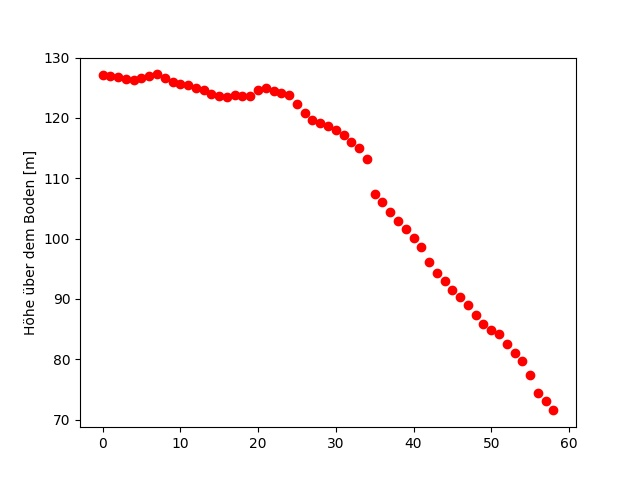
#> input picture Assesment/data_assesment/test_Altitude.jpg, 640 x 480 px
$ python -i utils_stitching.py   (imports and definitions only)
#> lines starting #> are read from the running program, lines starting #| are printed output that depends on the picture; after the words box and inside, x2 and y2 are one past the last pixel; in counts of white or black regions, pixels touching at a corner belong together
import cv2 as cv
import numpy as np


# [357 lines left out: functions DetectAndDescribe, createMatcher, matchkeypointsBF, matchkeypointsKNN, getHomography, get2dTrans and 13 more, not called in this run]


def center_image(image):
    height = image.shape[0]
#> height = 480
    width = image.shape[1]
#> width = 640
    wi = (width/2)
#> wi = 320
    he = (height/2)
#> he = 240
    image_gray = cv.cvtColor(image, cv.COLOR_RGB2GRAY)

    ret, thresh = cv.threshold(image_gray, 95, 255, 0)
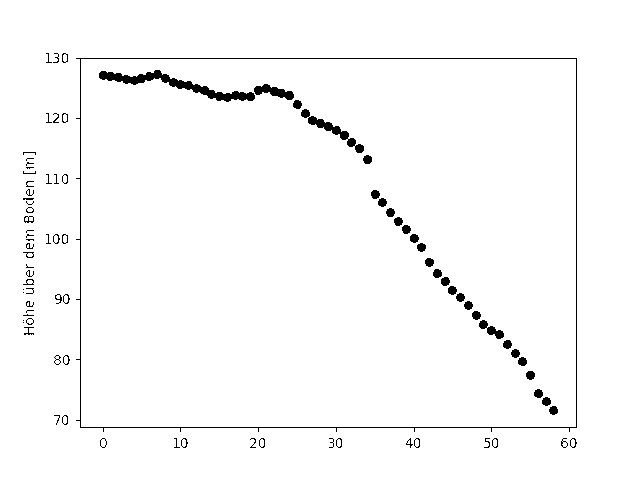
#> thresh: shape (480, 640); 97.8% white; 88 black regions (25 under 20 px), largest, box (x1, y1, x2, y2) and area: (76, 58, 577, 432) 1786, (99, 70, 255, 102) 1233, (301, 109, 364, 153) 521

    M = cv.moments(thresh)
#> M = moments, m00 76639740, centre m10/m00, m01/m00 = (320.1, 240)

    cX = int(M["m10"] / M["m00"])
#> cX = 320
    cY = int(M["m01"] / M["m00"])
#> cY = 240

    offsetX = (wi-cX)
#> offsetX = 0
    offsetY = (he-cY)
#> offsetY = 0
    T = np.float32([[1, 0, offsetX], [0, 1, offsetY]])
#> T = [[1, 0, 0], [0, 1, 0]]
    centered_image = cv.warpAffine(image, T, (width, height))

    return centered_image


# [29 lines left out: functions rot_correction, rot_corr, rot_corr_test, not called in this run]

>>> import cv2
>>> picture = cv2.cvtColor(cv2.imread('../Assesment/data_assesment/test_Altitude.jpg'), cv2.COLOR_BGR2RGB)
>>> result = center_image(picture)

$ run again, on Assesment/data_assesment/test_LatLon.jpg
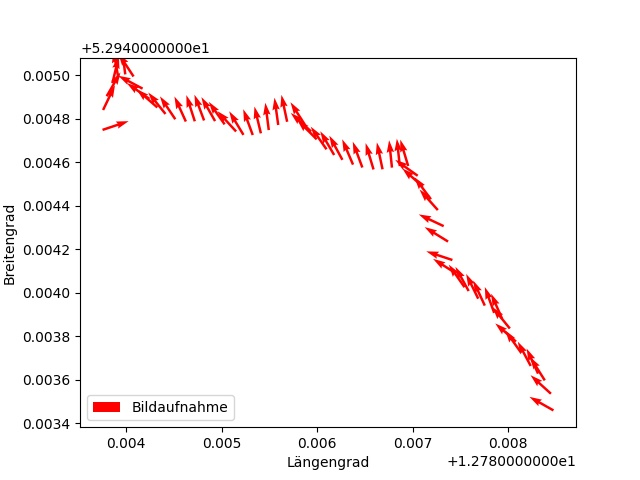
#> input picture Assesment/data_assesment/test_LatLon.jpg, 640 x 480 px
#> in center_image, `ret, thresh = cv.threshold(image_gray, 95, 255, 0)`:
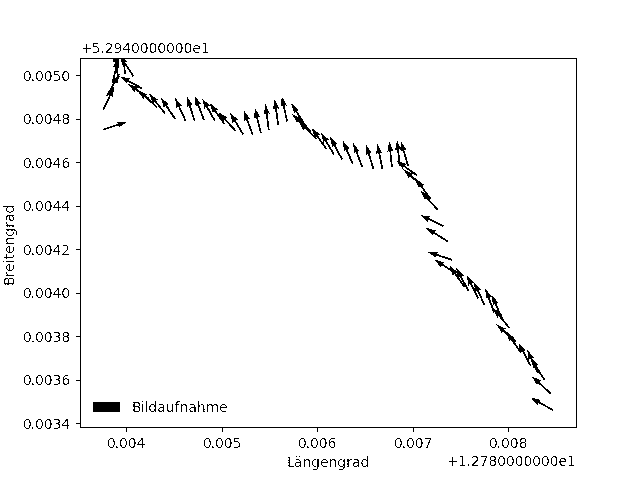
#> thresh: shape (480, 640); 97.3% white; black in thin lines or dots, all inside (x1, y1, x2, y2) = (3, 43, 577, 470)
#> M = moments, m00 76236330, centre m10/m00, m01/m00 = (320.9, 239.2)
#> cX = 320
#> cY = 239
#> offsetX = 0
#> offsetY = 1
#> T = [[1, 0, 0], [0, 1, 1]]
#> in center_image, `centered_image = cv.warpAffine(image, T, (width, height))`:
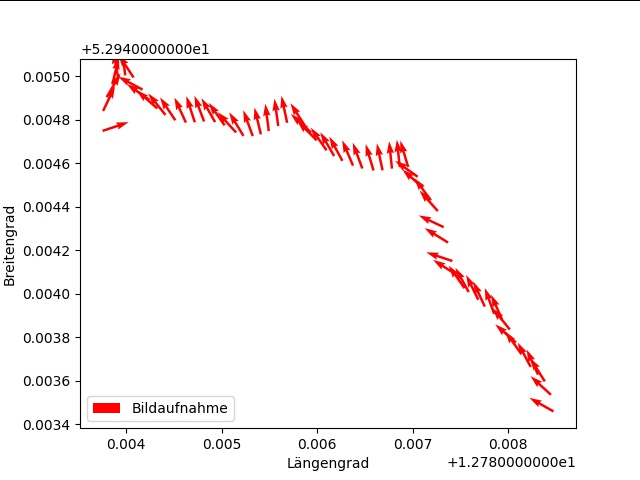
#> centered_image: shape (480, 640, 3); mean R, G, B 249.2, 245.9, 245.9
